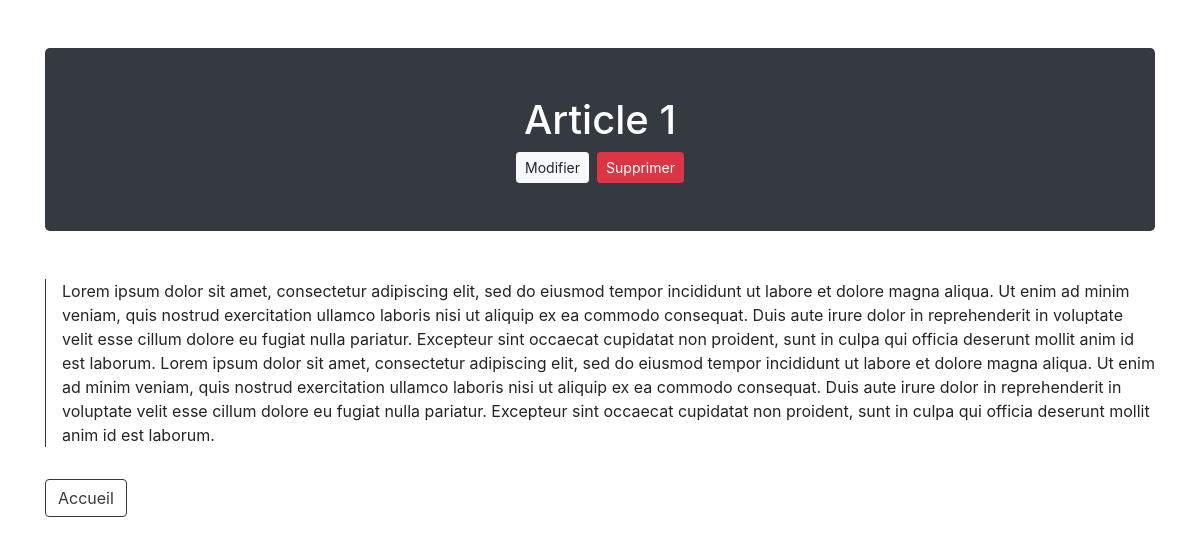
Screenshot of /detail.php?id=2 with the database file from the repository.
### tables this page shows
CREATE TABLE `articles` (
  `id` int(11) NOT NULL,
  `title` varchar(255) NOT NULL,
  `content` text NOT NULL
);

### detail.php (the view, shortened to what this page needs)
<?php include "db_connection.php"; ?>
<!DOCTYPE html>
<html lang="fr">
<head>
    <link rel="stylesheet" href="https://stackpath.bootstrapcdn.com/bootstrap/4.5.2/css/bootstrap.min.css">
</head>
<body>
   <div class="container mt-5">
        <?php
            $req = $bdd->prepare('SELECT * FROM articles WHERE id=:id');
            $req->execute(array(
                'id' => $_GET["id"],
            ));
            while($data = $req->fetch()) {
                ?><div class="bg-dark p-5 rounded-lg text-white text-center">
                    <h1><?php echo htmlspecialchars($data['title']); ?></h1>
                    <div class="d-flex mt-2 justify-content-center align-items-center">
                        <a href="edit.php?id=<?php echo htmlspecialchars($data['id']); ?>" class="btn btn-light btn-sm" name="edit">Modifier</a>
                        <form method="POST" action="./actions/delete.php">
                            <button class="btn btn-danger btn-sm ml-2" type="submit">Supprimer</button>
                        </form>
                    </div>
                </div>
                <p class="mt-5 border-left border-dark pl-3"><?php echo htmlspecialchars($data['content']); ?></p>
            <?php }
        ?>
        <a href="index.php" class="btn btn-outline-dark my-3">Accueil</a>
   </div>
</body>
</html>

### rows the page displays
articles: title "Article 1", content "Lorem ipsum dolor sit amet, consectetur adipiscing elit, sed do eiusmod tempor incididunt ut labore et dolore magna aliqua. Ut enim ad minim veniam, quis nostrud exercitation ullamco laboris nisi ut aliquip ex ea commodo consequat. Duis aute irure dolor in reprehenderit in voluptate velit esse cillum dolore eu fugiat nulla pariatur. Excepteur sint occaecat cupidatat non proident, sunt in culpa qui officia deserunt mollit anim id est laborum. Lorem ipsum dolor sit amet, consectetur adipiscing elit, sed do eiusmod tempor incididunt ut labore et dolore magna aliqua. Ut enim ad minim veniam, quis nostrud exercitation ullamco laboris nisi ut aliquip ex ea commodo consequat. Duis aute irure dolor…"
